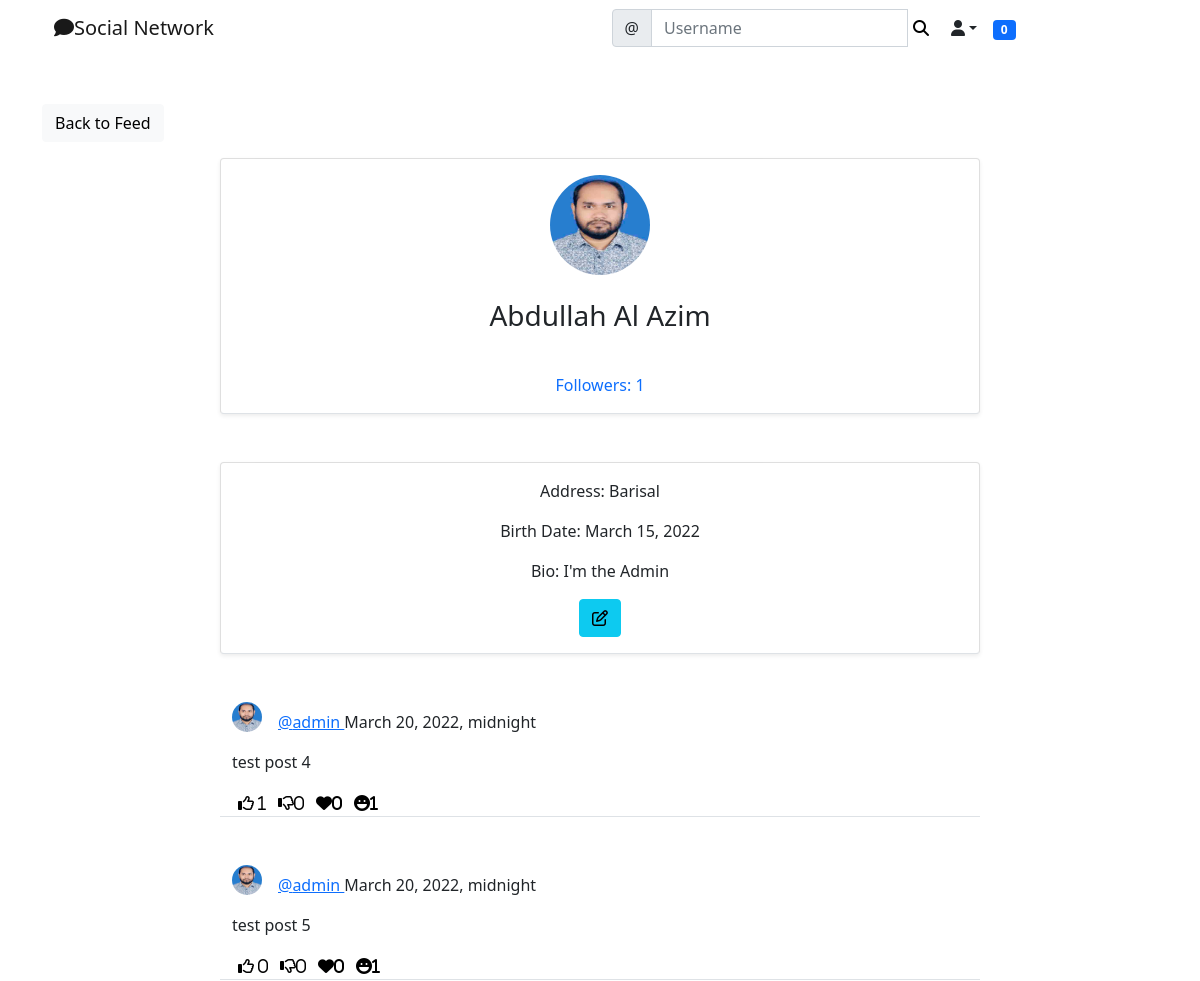
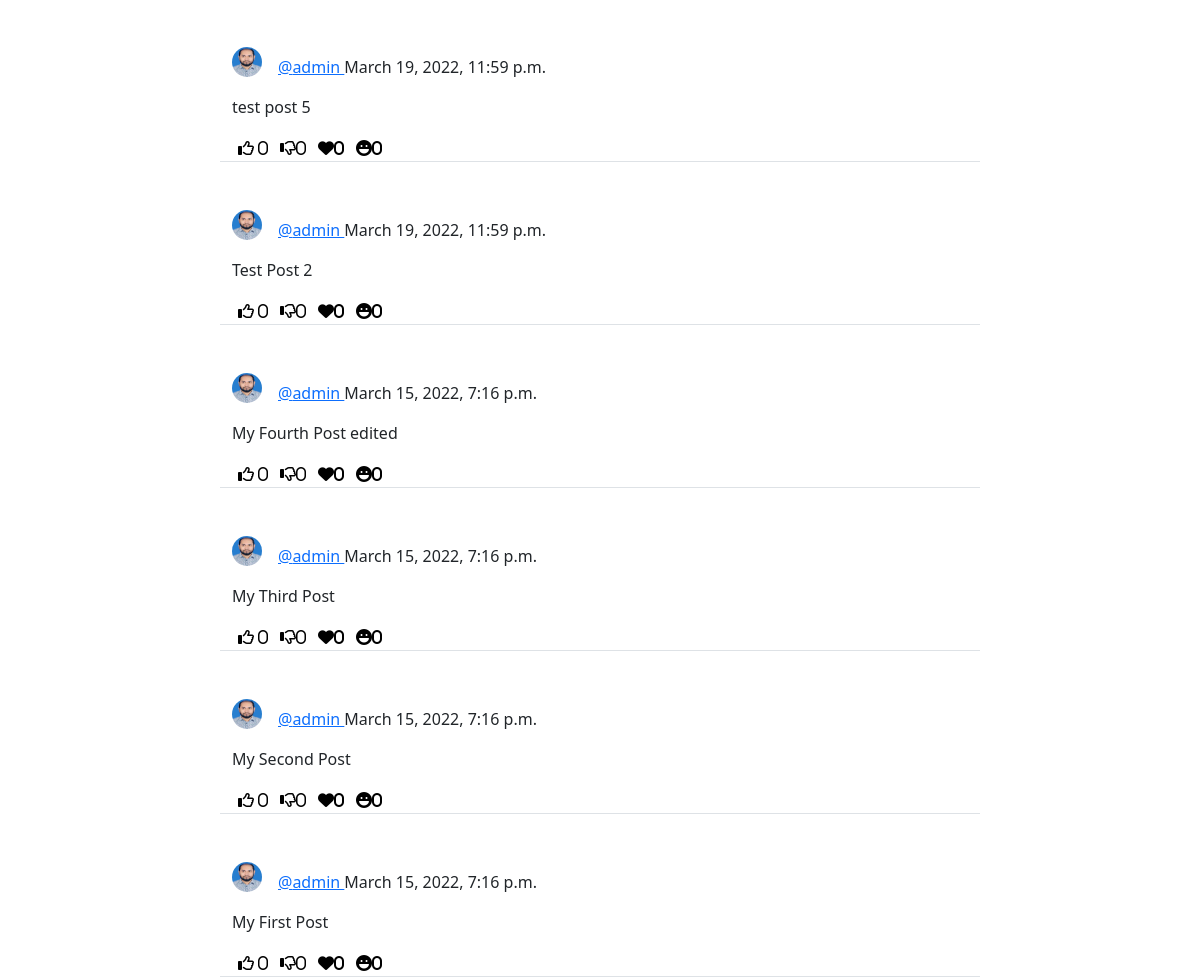
/social/profile/1/ (signed in), run on the app's committed database (2 pictures, top to bottom).
### social/models.py (models this page shows, shortened)
class UserProfile(models.Model):
	user = models.OneToOneField(User, primary_key=True, verbose_name='user', related_name='profile', on_delete=models.CASCADE)
	name = models.CharField(max_length=30, blank=True, null=True)
	bio = models.TextField(max_length=500, blank=True, null=True)
	birth_date = models.DateField(null=True, blank=True)
	location = models.CharField(max_length=30, blank=True, null=True)
	picture = models.ImageField(upload_to='uploads/profile_pictures', default='uploads/profile_pictures/default.png', blank=True)
	followers = models.ManyToManyField(User, blank=True, related_name='follower')

class Post(models.Model):
	body = models.TextField()
	created_on = models.DateTimeField(default=timezone.now)
	author = models.ForeignKey(User, on_delete=models.CASCADE)
	likes = models.ManyToManyField(User, blank=True, related_name='likes')
	dislikes = models.ManyToManyField(User, blank=True, related_name='dislikes')
	loves = models.ManyToManyField(User, blank=True, related_name='loves')
	hahas = models.ManyToManyField(User, blank=True, related_name='haha')

### social/views.py (the view)
# urls.py: path('profile/<int:pk>/', ProfileView.as_view(), name='profile'),
class ProfileView(View):
	def get(self, request, pk, *args, **kwargs):
		profile = UserProfile.objects.get(pk=pk)
		user = profile.user
		posts = Post.objects.filter(author=user).order_by('-created_on')
		followers = profile.followers.all()
		if len(followers) == 0:
			is_following = False
		for follower in followers:
			if follower == request.user:
				is_following = True
				break
			else:
				is_following = False
		number_of_followers = len(followers)
		context = {
			'user':user,
			'profile':profile,
			'posts':posts,
			'number_of_followers': number_of_followers,
			'is_following': is_following,
		}
		return render(request, 'social/profile.html', context)

### landing/templatetags/custom_tags.py (called while the page is built)
@register.inclusion_tag('social/show_notifications.html', takes_context=True)
def show_notifications(context):
	request_user = context['request'].user
	notifications = Notification.objects.filter(to_user=request_user).exclude(user_has_seen=True).order_by('-date')
	return{'notifications':notifications}

### social/templates/social/profile.html (shortened to what this page needs)
{% extends 'landing/base.html' %}
{% block content %}
<div class="container">
	<div class="row mt-5">
		<div class="col-md-3 col-sm-6">
			<a href="{% url 'post-list' %}" class="btn btn-light">Back to Feed</a>
		</div>
	</div>
	<div class="row justify-content-center mt-3 mb-5">
		<div class="card shadow-sm col-md-8 col-sm-12 border-bottom px-5 pt-3">
			<div class="text-center">
			<img src="{{ profile.picture.url }}" class="rounded-circle" width="100" height="100"/>
			{% if profile.name %}
				<h3 class="py-4">{{ profile.name }}
			{% else %}
				<h3 class="py-4">{{ user.username }}
			{% endif %}
				</h3>
				<div class="mb-3">
					<a href="{% url 'list-followers' profile.pk %}" class="post-link">Followers: {{ number_of_followers }}</a>
				</div>
		</div>
		</div>
	</div>
	<div class="row justify-content-center mt-3 mb-5">
		<div class="card shadow-sm col-md-8 col-sm-12 border-bottom px-5 pt-3">
			<div class="text-center mb-3">
				{% if profile.location %}
				<p class="">Address: {{ profile.location }}</p>
			{% endif %}
			{% if profile.birth_date %}
				<p class="">Birth Date: {{ profile.birth_date }}</p>
			{% endif %}
			{% if profile.bio %}
				<p class="">Bio: {{ profile.bio }}</p>
			{% endif %}
			<div>
					{% if request.user == user %}
				<a href="{% url 'profile-edit' profile.pk %}" class="btn btn-info">
					<i class="far fa-edit"></i>
				</a>
			{% endif %}
				</div>
			</div>
		</div>
	</div>
	{% for post in posts %}
	<div class="row justify-content-center mt-5">
		<div class="col-md-8 col-sm-12 border-bottom ">
			<div>
				<a href="{% url 'profile' post.author.profile.pk %}">
				<img class="rounded-circle post-img" height="30" width="30" src="{{ post.author.profile.picture.url }}"></a>
				<p class="post-text">
					<a href="{% url 'profile' post.author.profile.pk %}" class="text-primary">@{{ post.author }} </a> {{ post.created_on }}
				</p>
			</div>
			<div class="position-relative">
				<p>{{ post.body }}</p>
			</div>
			<div class="d-flex flex-row">
				<form method="POST" action="{% url 'like' post.pk %}">
					<button style="background-color: transparent; border: none; box-shadow: none;" type="submit"><i class="far fa-thumbs-up">
						<span>{{ post.likes.all.count }}</span>
					</i></button>
				</form>
				<form method="POST" action="{% url 'dislike' post.pk %}">
					<button style="background-color: transparent; border: none; box-shadow: none;" type="submit"><i class="far fa-thumbs-down"><span>{{ post.dislikes.all.count }}</span></i></button>
				</form>
				<form method="POST" action="{% url 'love' post.pk %}">
					<button style="background-color: transparent; border: none; box-shadow: none;" type="submit"><i class="fa fa-heart"><span>{{ post.loves.all.count }}</span></i></button>
				</form>
				<form method="POST" action="{% url 'haha' post.pk %}">
					<button style="background-color: transparent; border: none; box-shadow: none;" type="submit"><i class="fa fa-laugh"><span>{{ post.hahas.all.count }}</span></i></button>
				</form>
			</div>
		</div>
	</div>
	{% endfor %}
</div>
{% endblock content %}

### landing/templates/landing/base.html (shortened to what this page needs)
{% load static %}
<!doctype html>
<html lang="en">
  <head>
    <link href="https://cdn.jsdelivr.net/npm/bootstrap@5.0.2/dist/css/bootstrap.min.css" rel="stylesheet">
    <link rel="stylesheet" type="text/css" href="{% static 'styles.css' %}">
  </head>
  <body>
    {% include 'landing/navbar.html' %}
    {% block content %}
    {% endblock content %}
  </body>
</html>

### landing/templates/landing/navbar.html (shortened to what this page needs)
{% load custom_tags %}
<div class="container">
<nav class="navbar navbar-expand-lg navbar-light">
  <div class="container-fluid">
    <a class="navbar-brand"
    {% if user.is_authenticated %}
      href="{% url 'post-list' %}"
    {% else %}
      href="{% url 'index' %}"
    {% endif %}
    ><i class="fas fa-comment"></i>Social Network</a>
    <div class="collapse navbar-collapse" id="navbarTogglerDemo03">
      <form class="d-flex" method="GET" action="{% url 'profile-search' %}">
        <div class="input-group">
        <span class="input-group-text" id="basic-addon1">@</span>
        <input type="text" class="form-control" placeholder="Username" aria-label="Username" aria-describedby="basic-addon1" name="query" value="{{ request.GET.query }}">
        <button style="border:none; background-color: transparent; box-shadow:none;" type="submit"><i class="fas fa-search"></i></button>
    </div>
      </form>
      {% if user.is_authenticated %}
      <div class="nav-item dropdown">
        <a class="nav-link dropdown-toggle text-dark" data-bs-toggle="dropdown" role="buton" aria-expanded="false"><i class="fas fa-user"></i></a>
      </div>
      <div class="nav-item">
        {% show_notifications%}
      </div>
      {% endif %}
    </div>
  </div>
</nav>
</div>

### social/templates/social/show_notifications.html (shortened to what this page needs)
<div class="dropdown">
	<span class="badge bg-primary notification-badge" onclick="showNotifications()">
		{{ notifications.count }}
	</span>
</div>

### static/styles.css (style rules this page uses)
.post-text { padding-top: 0.5rem; }
.post-img { float: left; margin-right: 1rem; }
.post-link { text-decoration: none; }
.notification-badge { transition: 0.3s; }
.dropdown { position: relative; display: inline-block; }

### data on the page
UserProfile: picture (picture), name "Abdullah Al Azim", location "Barisal", birth_date "March 15, 2022", bio "I'm the Admin"
Post: author.profile.picture (picture), author "admin", created_on "March 20, 2022, midnight", body "test post 4", likes.all.count "1", dislikes.all.count "0", loves.all.count "0", hahas.all.count "1"
Post: author.profile.picture (picture), author "admin", created_on "March 20, 2022, midnight", body "test post 5", likes.all.count "0", dislikes.all.count "0", loves.all.count "0", hahas.all.count "1"
Post: author.profile.picture (picture), author "admin", created_on "March 19, 2022, 11:59 p.m.", body "test post 5", likes.all.count "0", dislikes.all.count "0", loves.all.count "0", hahas.all.count "0"
Post: author.profile.picture (picture), author "admin", created_on "March 19, 2022, 11:59 p.m.", body "Test Post 2", likes.all.count "0", dislikes.all.count "0", loves.all.count "0", hahas.all.count "0"
Post: author.profile.picture (picture), author "admin", created_on "March 15, 2022, 7:16 p.m.", body "My Fourth Post edited", likes.all.count "0", dislikes.all.count "0", loves.all.count "0", hahas.all.count "0"
Post: author.profile.picture (picture), author "admin", created_on "March 15, 2022, 7:16 p.m.", body "My Third Post", likes.all.count "0", dislikes.all.count "0", loves.all.count "0", hahas.all.count "0"
Post: author.profile.picture (picture), author "admin", created_on "March 15, 2022, 7:16 p.m.", body "My Second Post", likes.all.count "0", dislikes.all.count "0", loves.all.count "0", hahas.all.count "0"
Post: author.profile.picture (picture), author "admin", created_on "March 15, 2022, 7:16 p.m.", body "My First Post", likes.all.count "0", dislikes.all.count "0", loves.all.count "0", hahas.all.count "0"

### other printed values
{{ notifications.count }} "0"
{{ number_of_followers }} "1"
